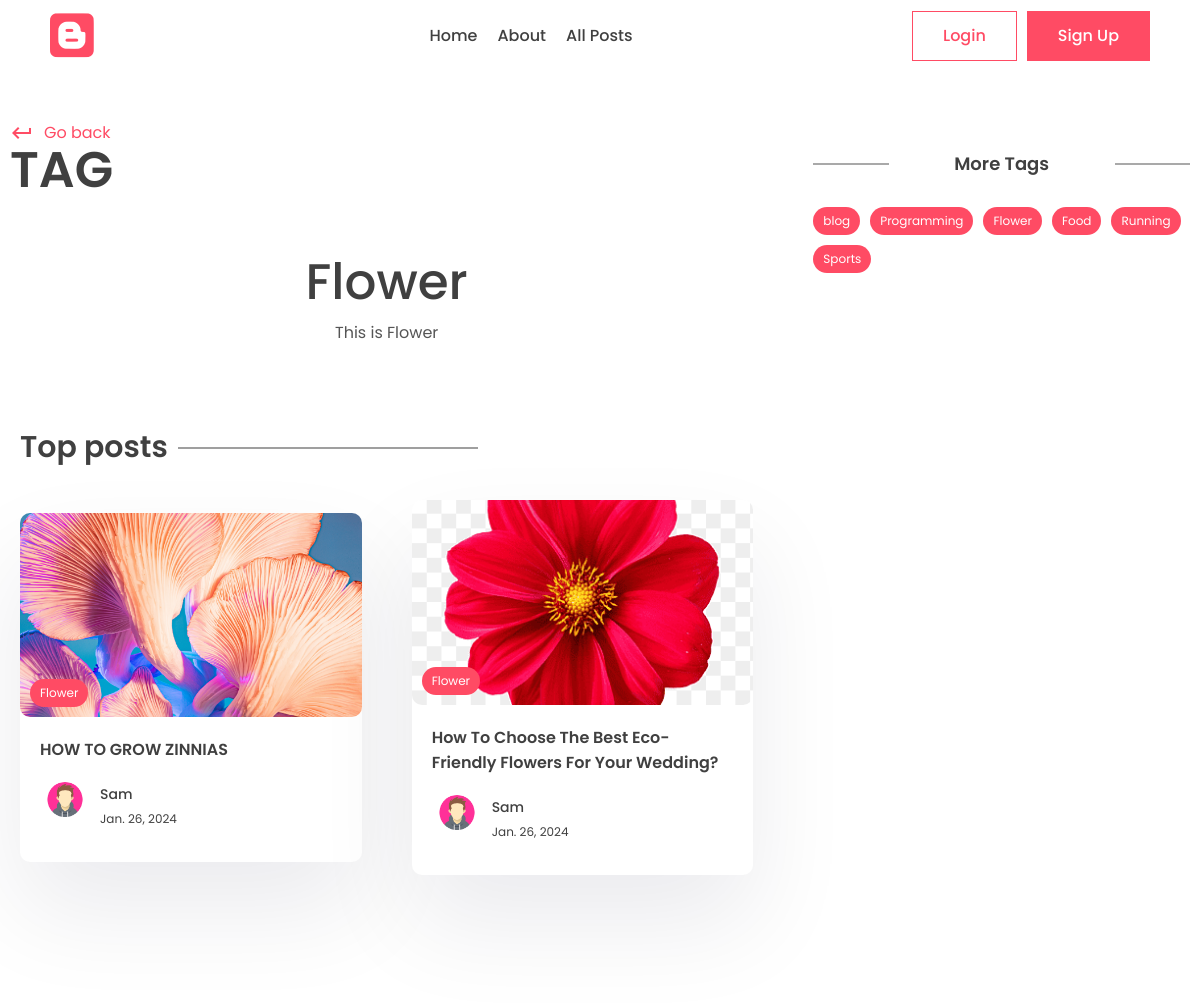
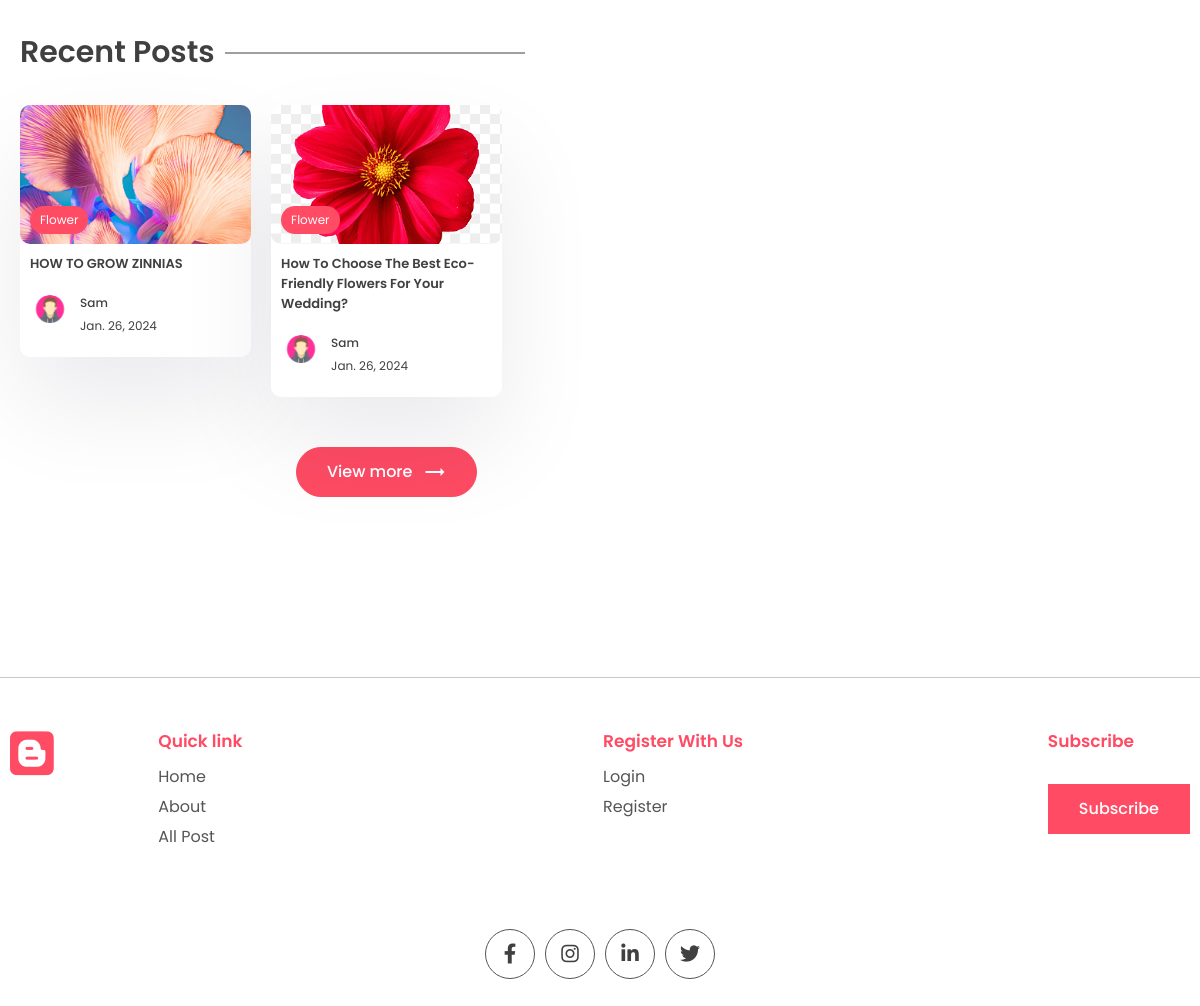
The app's page /tag/flower with its own data (2 pictures, top to bottom).
### app/models.py (models this page shows, shortened)
class Tag(models.Model):
    name = models.CharField(max_length=100)
    description = models.CharField(max_length=100)
    slug = models.SlugField(max_length=200, unique=True)

class Post(models.Model):
    title = models.CharField(max_length=200)
    content = models.TextField()
    last_updated = models.DateTimeField(auto_now=True)
    slug = models.SlugField(max_length=200, unique=True)
    image = models.ImageField(null=True, blank=True, upload_to="images/")
    tags = models.ManyToManyField(Tag, blank=True, related_name='post')
    view_count = models.IntegerField(null=True, blank=True)
    is_featured = models.BooleanField(default=False)
    author = models.ForeignKey(
        User, on_delete=models.CASCADE, null=True, blank=True)
    bookmarks = models.ManyToManyField(
        User, related_name="bookmarks", default=None, blank=True)
    likes = models.ManyToManyField(
        User, related_name="post_like", default=None, blank=True)

class Profile(models.Model):
    user = models.OneToOneField(User, on_delete=models.CASCADE)
    profile_image = models.ImageField(
        null=True, blank=True, upload_to="images/")
    slug = models.SlugField(max_length=200, unique=True)
    bio = models.CharField(max_length=200)

### app/views.py (the view)
# urls.py: path('tag/<slug:slug>', views.tag_page, name='tag_page'),
def tag_page(request, slug):
    tag = Tag.objects.get(slug=slug)
    top_posts = Post.objects.filter(
        tags__in=[tag.id]).order_by('-view_count')[0:2]
    recent_posts = Post.objects.filter(
        tags__in=[tag.id]).order_by('-last_updated')[0:2]
    tags = Tag.objects.all()
    context = {'tag': tag, 'top_posts': top_posts,
               'recent_posts': recent_posts, 'tags': tags}
    return render(request, 'app/tag.html', context)

### app/templates/app/tag.html (shortened to what this page needs)
{% extends "base.html" %}
{% block content %}
      <div class="container">
        <div class="layout">
          <div class="left">
            <div class="page-top">
              <div class="top flex">
                <div class="page-name">
                  <a href="#" class="learn">
                    <span class="material-icons"> keyboard_return </span> Go
                    back
                  </a>
                  <h1>Tag</h1>
                </div>
              </div>
            </div>
            <center>
              <div class="typo">
                <h1 class="title">{{tag.name}}</h1>
                <p>
                  {{tag.description}}
                </p>
              </div>
            </center>
            <section class="sp">
              <div class="container">
                <h1 class="sec-title">Top posts</h1>
                <div class="grid-2 blog">
                  {% for post in top_posts %}
                  <a href="{% url "post_page" post.slug %}">
                    <div class="card">
                      <div class="post-img">
                        <img src="{{post.image.url}}" alt="" />
                        <div class="tag">{{post.tags.all.0.name}}</div>
                      </div>
                      <div class="card-content">
                        <h3>
                          {{post.title}}
                        </h3>
                        <div class="author">
                          <div class="profile-pic">
                            <img src="{{post.author.profile.profile_image.url}}" alt="" />
                          </div>
                          <div class="details">
                            <p>{{post.author.first_name}}</p>
                            <small>{{post.last_updated|date}}</small>
                          </div>
                        </div>
                      </div>
                    </div>
                  </a>
                  {% empty %}
                  <p>Nothing to show Here.</p>
                  {% endfor %}
                </div>
              </div>
            </section>
            <section class="sp">
              <div class="container">
                <h1 class="sec-title">Recent Posts</h1>
                <div class="grid-3 blog-grid">
                  {% for post in recent_posts %}
                  <a href="{% url "post_page" post.slug %}">
                    <div class="card">
                      <div class="post-img">
                        <img src="{{post.image.url}}" alt="" />
                        <div class="tag">{{post.tags.all.0.name}}</div>
                      </div>
                      <div class="card-content">
                        <h3>
                          {{post.title}}
                        </h3>
                        <div class="author">
                          <div class="profile-pic">
                            <img src="{{post.author.profile.profile_image.url}}" alt="" />
                          </div>
                          <div class="details">
                            <p>{{post.author.first_name}}</p>
                            <small>{{post.last_updated|date}}</small>
                          </div>
                        </div>
                      </div>
                    </div>
                  </a>
                  {% empty %}
                  <p>Nothing to show Here.</p>
                  {% endfor %}
                </div>
                <center>
                  <button class="btn btn-primary rounded view">
                    View more
                    <span class="material-icons"> trending_flat </span>
                  </button>
                </center>
              </div>
            </section>
          </div>
          <div class="right">
            <div class="block">
              <h2 class="title2">More Tags</h2>
              <div class="blog-tags">
                {% for tag in tags %}
                <a href="{% url "tag_page" tag.slug %}" class="tag">{{tag.name}}</a>
                {% endfor %}
              </div>
            </div>
          </div>
        </div>
      </div>
{% endblock content %}

### app/static/app/style.css (style rules this page uses)
* { margin: 0; padding: 0; box-sizing: border-box; text-decoration: none; border: none; outline: none; list-style: none; font-family: "Poppins", sans-serif; color: var(--black); }
:root { --red: #ff4b64; --black: #404040; --des: #555555; --shadow: #ffffff1a 0px 1px 1px 0px inset, #32325d40 0px 50px 100px -20px, #0000004d 0px 30px 60px -30px; --shadow2: rgba(17, 12, 46, 0.084) 0px 48px 100px 0px; }
html { font-size: 62.5%; }
[class*="grid"] { display: grid; }
img { width: 100%; }
.container { max-width: 1220px; margin: auto; padding: 0 10px; }
p, a { font-size: 1.6rem; color: var(--des); }
.btn { cursor: pointer; height: 5rem; padding: 0 3rem; font-size: 1.6rem; font-weight: 500; border: 1px solid var(--red); display: flex; align-items: center; justify-content: center; gap: 1rem; }
.btn span { color: white; }
.btn-primary { background: var(--red); color: white; }
.rounded { border-radius: 5rem; }
.typo { width: 50%; margin-top: 5rem; }
.title { font-size: 5rem; font-weight: 500; }
.sp { padding: 8rem 0; }
.grid-2 { grid-template-columns: 1.3fr 1fr; align-items: center; }
.post-img { height: 40rem; width: 100%; overflow: hidden; border-radius: 1rem; }
.post-img img { height: 100%; object-fit: cover; object-position: center; }
.learn { display: flex; align-items: center; gap: 1rem; color: var(--red); margin-top: 2rem; }
.learn span { color: #ff4b64; }
.sec-title { font-size: 3rem; font-weight: 600; position: relative; width: fit-content; margin-bottom: 3rem; }
.sec-title::after { content: ""; position: absolute; right: -31rem; height: 1px; width: 30rem; background: var(--black); top: 50%; transform: translateY(-50%); }
.grid-3 { grid-template-columns: repeat(3, 1fr); gap: 5rem; }
.card { background: white; box-shadow: var(--shadow2); border-radius: 1rem; cursor: pointer; transition: 0.3s; }
.post-img { position: relative; }
.tag { position: absolute; bottom: 1rem; left: 1rem; background: var(--red); color: white; border-radius: 5rem; padding: 0.5rem 1rem; font-size: 1.2rem; }
.card-content { padding: 2rem; padding-bottom: 3rem; }
.card h3 { font-size: 1.6rem; font-weight: 600; }
.card .post-img { width: 100%; height: unset; aspect-ratio: 1/0.6; }
.author { display: flex; align-items: center; gap: 1rem; margin-top: 2rem; }
.profile-pic { width: 5rem; aspect-ratio: 1/1; border-radius: 50%; overflow: hidden; }
.author p { color: var(--black); font-weight: 500; font-size: 1.4rem; }
.author small { color: var(--black); font-size: 1.2rem; }
.view { margin-top: 5rem; }
.layout { display: flex; gap: 5rem; }
.left { width: 100%; height: 100%; }
.right { position: sticky; top: 70px; height: 100%; width: 50%; }
.page-name h1 { font-size: 5rem; text-transform: uppercase; font-weight: 600; line-height: 5rem; }
.flex { display: flex; align-items: flex-end; justify-content: space-between; }
.left .typo { width: 100%; }
.blog { grid-template-columns: 1fr 1fr; gap: 5rem; }
.title2 { position: relative; font-size: 1.8rem; text-align: center; font-weight: 600; margin-bottom: 3rem; }
.title2::before { content: ""; position: absolute; height: 1px; width: 20%; background: var(--des); left: 0; top: 50%; transform: translateY(-50%); }
.title2::after { content: ""; position: absolute; height: 1px; width: 20%; background: var(--des); right: 0; top: 50%; transform: translateY(-50%); }
.blog-grid { gap: 2rem; }
.blog-grid .card-content { padding: 1rem; padding-bottom: 2rem; }
.blog-grid .card h3 { font-size: 1.3rem; font-weight: 600; }
.blog-grid .profile-pic { width: 4rem; }
.blog-grid .author p { font-size: 1.2rem; }
.block { margin-top: 5rem; }
.blog-tags .tag { position: unset; width: fit-content; }
.blog-tags { display: flex; align-items: center; flex-wrap: wrap; gap: 1rem; margin-top: 3rem; }
.flex { display: flex; }

### records on screen
Tag: name "Flower", description "This is Flower"
Post: image (picture), tags.all.0.name "Flower", title "HOW TO GROW ZINNIAS", author.profile.profile_image (picture), author.first_name "Sam", last_updated "Jan. 26, 2024"
Post: image (picture), tags.all.0.name "Flower", title "How To Choose The Best Eco-Friendly Flowers For Your Wedding?", author.profile.profile_image (picture), author.first_name "Sam", last_updated "Jan. 26, 2024"
Tag: name "blog"
Tag: name "Programming"
Tag: name "Food"
Tag: name "Running"
Tag: name "Sports"
